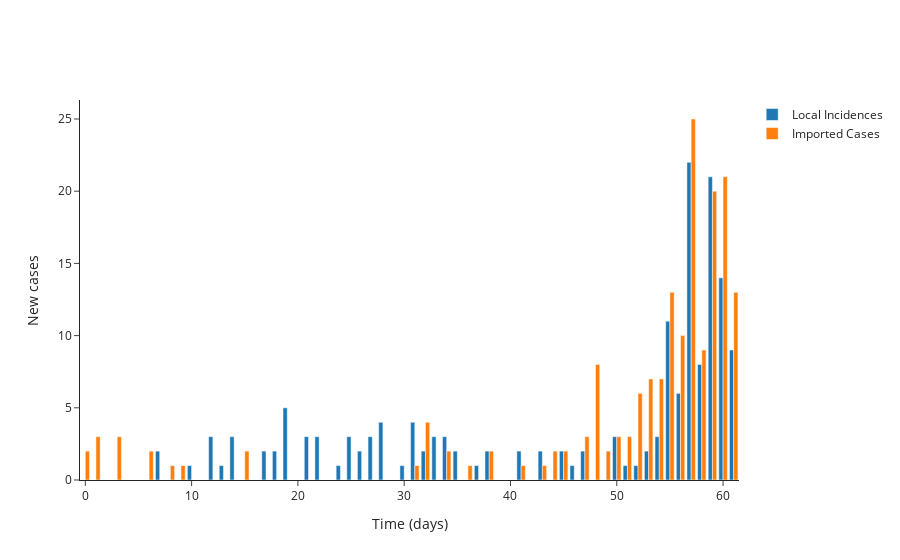

This figure's notebook cell:
### Code cell
# Plot (bar chart cases each day)
fig = go.Figure()

# Plot of incidences
fig.add_trace(
    go.Bar(
        x=times,
        y=locally_infected_cases,
        name='Local Incidences'
    )
)

fig.add_trace(
    go.Bar(
        x=times,
        y=imported_cases,
        name='Imported Cases'
    )
)

# Add axis labels
fig.update_layout(
    template='simple_white',
    xaxis_title='Time (days)',
    yaxis_title='New cases'
)

# fig.write_image('HK-cases.pdf')
fig.show()

### Figure 1 — Plotly figure (JSON) as saved in the notebook; plotly's stock layout.template omitted (floating-point values rounded to 4 significant figures)
{"data": [{"name": "Local Incidences", "type": "bar", "x": [0, 1, 2, 3, 4, 5, 6, 7, 8, 9, 10, 11, 12, 13, 14, 15, 16, 17, 18, 19, 20, 21, 22, 23, 24, 25, 26, 27, 28, 29, 30, 31, 32, 33, 34, 35, 36, 37, 38, 39, 40, 41, 42, 43, 44, 45, 46, 47, 48, 49, 50, 51, 52, 53, 54, 55, 56, 57, 58, 59, 60, 61, 62], "y": [0, 0, 0, 0, 0, 0, 0, 2, 0, 0, 1, 0, 3, 1, 3, 0, 0, 2, 2, 5, 0, 3, 3, 0, 1, 3, 2, 3, 4, 0, 1, 4, 2, 3, 3, 2, 0, 1, 2, 0, 0, 2, 0, 2, 0, 2, 1, 2, 0, 0, 3, 1, 1, 2, 3, 11, 6, 22, 8, 21, 14, 9]}, {"name": "Imported Cases", "type": "bar", "x": [0, 1, 2, 3, 4, 5, 6, 7, 8, 9, 10, 11, 12, 13, 14, 15, 16, 17, 18, 19, 20, 21, 22, 23, 24, 25, 26, 27, 28, 29, 30, 31, 32, 33, 34, 35, 36, 37, 38, 39, 40, 41, 42, 43, 44, 45, 46, 47, 48, 49, 50, 51, 52, 53, 54, 55, 56, 57, 58, 59, 60, 61, 62], "y": [2, 3, 0, 3, 0, 0, 2, 0, 1, 1, 0, 0, 0, 0, 0, 2, 0, 0, 0, 0, 0, 0, 0, 0, 0, 0, 0, 0, 0, 0, 0, 1, 4, 0, 2, 0, 1, 0, 2, 0, 0, 1, 0, 1, 2, 2, 0, 3, 8, 2, 3, 3, 6, 7, 7, 13, 10, 25, 9, 20, 21, 13]}], "layout": {"xaxis": {"title": {"text": "Time (days)"}}, "yaxis": {"title": {"text": "New cases"}}}}
